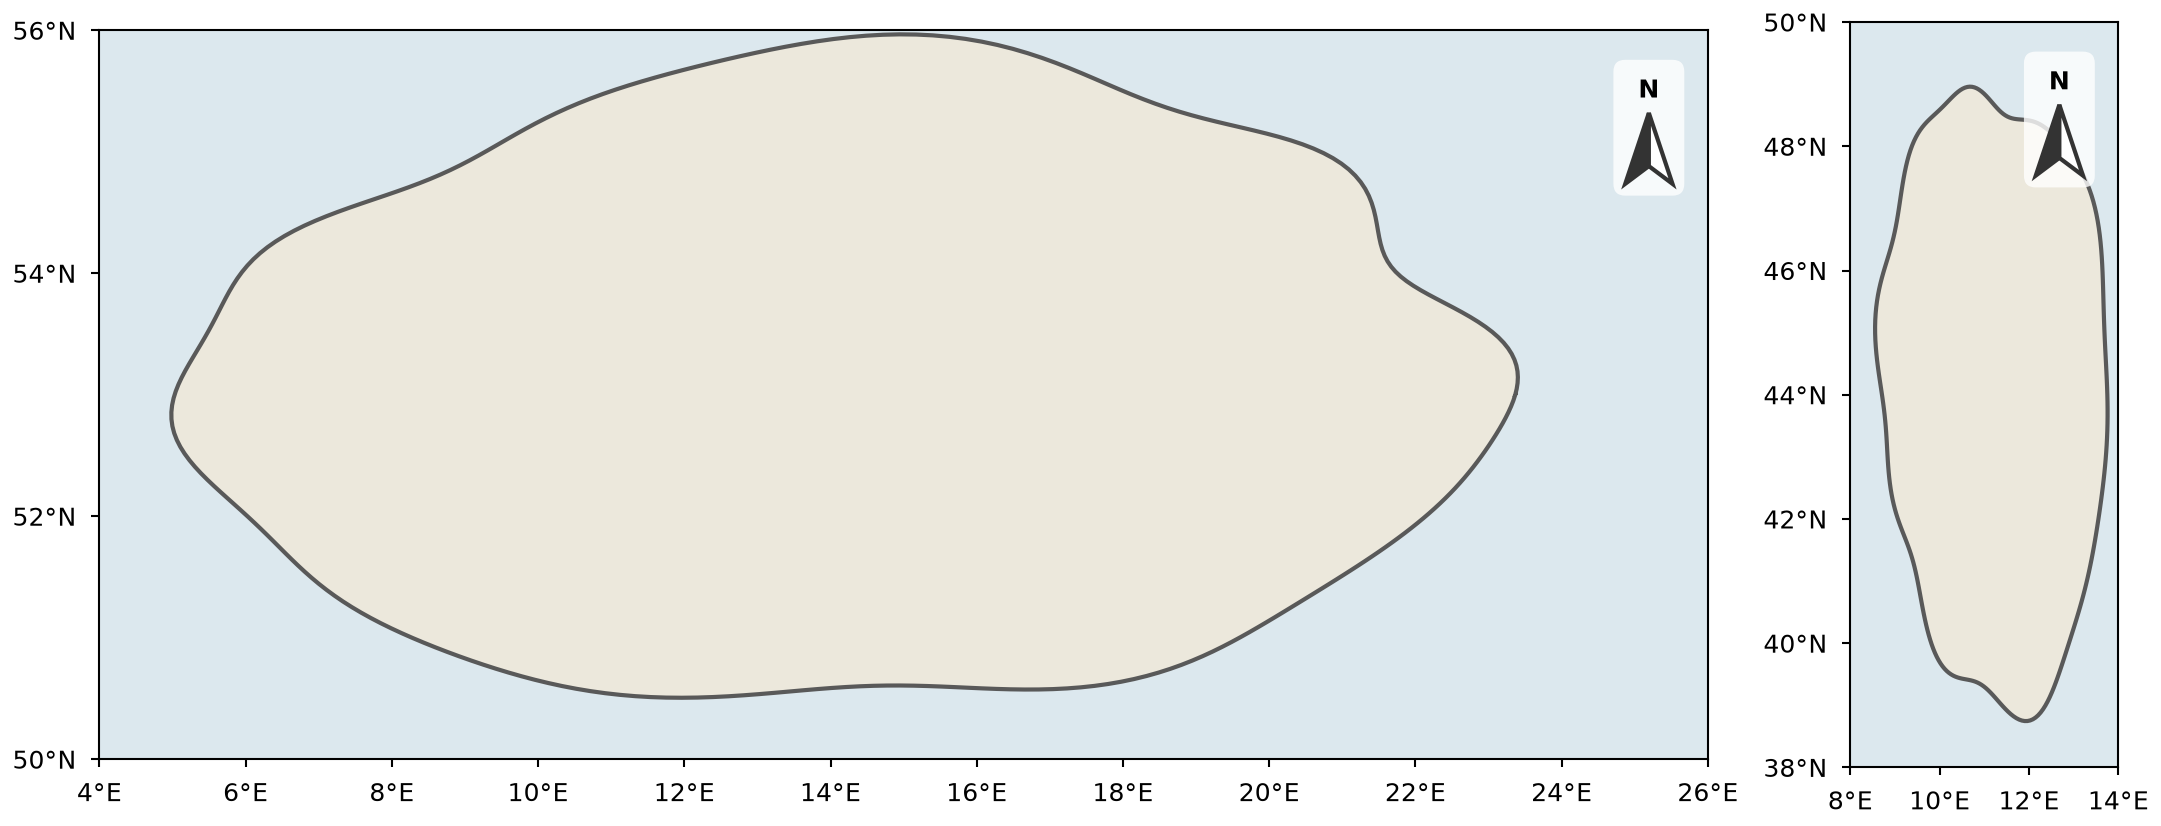

The script that saved this image:
"""North arrow placed in axes fraction and sized in millimeters.

Synthetic data. Writes snippet.png next to this file.
"""

import os
from pathlib import Path

import matplotlib.pyplot as plt
import numpy as np
from matplotlib.patches import FancyBboxPatch, Polygon
from matplotlib.ticker import MultipleLocator
from matplotlib.transforms import Affine2D, ScaledTranslation

MM = 1 / 25.4
STYLE_DIR = Path(__file__).resolve().parent / "../../../styles"
CORNER = (1.0, 1.0)  # anchor, in axes fraction
OFFSET_MM = (-5.0, -13.0)  # arrow base center relative to the anchor, in millimeters
ARROW_MM = (4.0, 6.0)  # width and height of the arrow, in millimeters
SEA = "#dce8ee"
LAND = "#ece8dc"


def north_arrow(ax, xy=CORNER, offset=OFFSET_MM, size=ARROW_MM):
    """Two half-triangles and an "N" on a pale backing."""
    fig = ax.figure
    # Millimeters -> inches -> pixels, then shift to the anchor in axes fraction.
    trans = (Affine2D().translate(*offset).scale(MM)
             + fig.dpi_scale_trans + ScaledTranslation(*xy, ax.transAxes))
    width, height = size
    ax.add_patch(FancyBboxPatch((-width / 2 - 1, -1), width + 2, height + 5.5,
                                boxstyle="round,pad=0,rounding_size=1", transform=trans,
                                facecolor="white", alpha=0.8, edgecolor="none", zorder=4))
    tip, notch = (0, height), (0, 0.25 * height)
    left, right = (-width / 2, 0), (width / 2, 0)
    for corners, fill in (((tip, left, notch), "0.2"), ((tip, notch, right), "white")):
        ax.add_patch(Polygon(corners, closed=True, transform=trans, facecolor=fill,
                             edgecolor="0.2", zorder=5))
    ax.text(0, height + 0.8, "N", transform=trans, ha="center", va="bottom",
            fontweight="bold", zorder=5)


def coastline(ax, rng, lon_range, lat_range, step):
    """A jittered land blob that fills most of the map, over a sea background."""
    lon_mid, lat_mid = np.mean(lon_range), np.mean(lat_range)
    angle = np.linspace(0, 2 * np.pi, 300)
    t = np.linspace(0, 1, angle.size)
    radius = 1 + sum(0.1 / k * np.sin(2 * np.pi * k * t + rng.uniform(0, 2 * np.pi))
                     for k in range(1, 12))
    lon = lon_mid + 0.42 * np.ptp(lon_range) * radius * np.cos(angle)
    lat = lat_mid + 0.42 * np.ptp(lat_range) * radius * np.sin(angle)
    ax.set_facecolor(SEA)
    ax.fill(lon, lat, facecolor=LAND, edgecolor="0.35")
    ax.set(xlim=lon_range, ylim=lat_range)
    ax.set_aspect(1 / np.cos(np.radians(lat_mid)))
    for axis in (ax.xaxis, ax.yaxis):
        axis.set_major_locator(MultipleLocator(step))
    ax.xaxis.set_major_formatter("{x:g}°E")
    ax.yaxis.set_major_formatter("{x:g}°N")


def main():
    rng = np.random.default_rng(5)
    default = STYLE_DIR / "default.mplstyle"
    sheets = [default] if default.is_file() else []
    if selected := os.environ.get("CEDALION_STYLE"):
        sheet = Path(selected).expanduser()
        sheets.append(sheet if sheet.is_file() else STYLE_DIR / (selected.removesuffix(".mplstyle") + ".mplstyle"))
    map_frame = STYLE_DIR / "map.mplstyle"
    if map_frame.is_file():
        sheets.append(map_frame)
    width_mm = float(os.environ.get("CEDALION_WIDTH_MM", 183))
    with plt.style.context(sheets):
        fig, axes = plt.subplots(1, 2, figsize=(width_mm * MM, 70 * MM), layout="constrained",
                                 gridspec_kw={"width_ratios": [6, 1]})
        coastline(axes[0], rng, (4, 26), (50, 56), step=2)
        coastline(axes[1], rng, (8, 14), (38, 50), step=2)
        for ax in axes:
            north_arrow(ax)
        fig.savefig(os.environ.get("CEDALION_SNIPPET_PNG", Path(__file__).with_name("snippet.png")), dpi=300)
        plt.close(fig)


if __name__ == "__main__":
    main()
